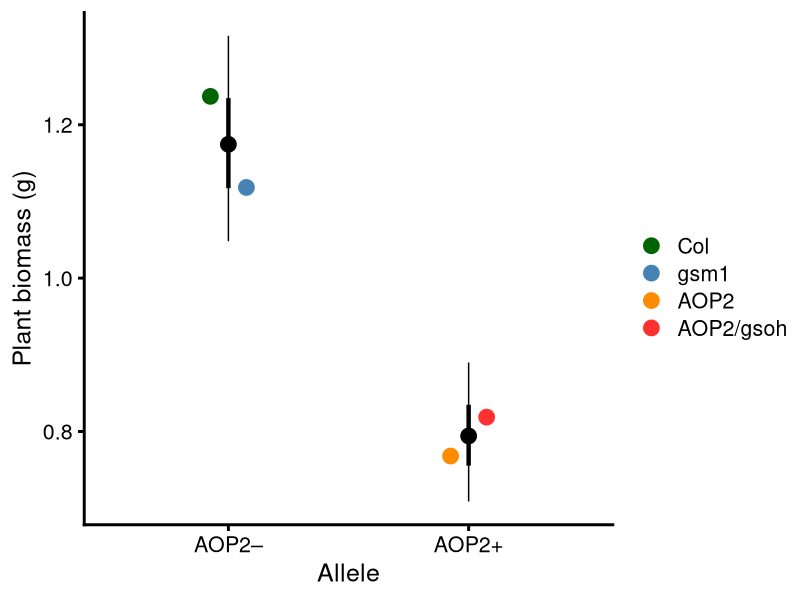
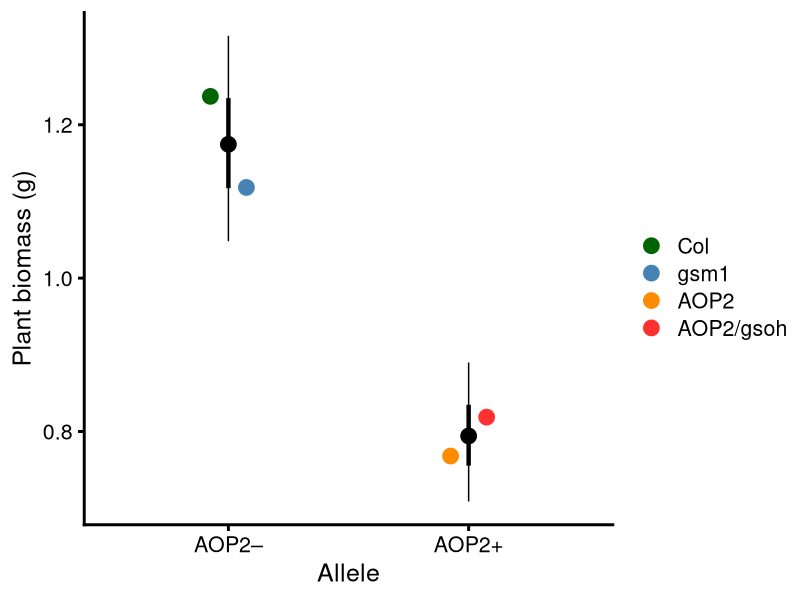

Generate these figures, in order, with R:
## ---- chunk 1
knitr::opts_chunk$set(echo = TRUE, message = FALSE)

# load required libraries
library(tidyverse)
library(kableExtra)
library(cowplot)
library(lme4)
library(lmerTest)
library(broom.mixed)

# set ggplot theme
theme_set(theme_cowplot())
## ---- chunk 2
# load data
ChamberNoInsectsDF <- read_csv("data/PreExperimentNoInsectsPlantBiomass.csv") %>%
  mutate(Cage = as.character(Cage),
         Pot = as.character(Pot))

# conduct analyses at cage level
CageLevelBiomass <- ChamberNoInsectsDF %>%
  # sum biomass across both pots
  group_by(Cage, Temperature, Richness, Composition, Col, gsm1, AOP2, AOP2.gsoh) %>%
  summarise_at(vars(Biomass_g), list(sum)) %>%
  # tidy data
  ungroup() %>%
  select(cage = Cage, temp = Temperature, rich = Richness, com = Composition, Col, gsm1, AOP2, AOP2.gsoh, Biomass_g) %>%
  # adjust temp and rich so effect of +1 C is comparable to +1 genotype
  mutate(temp = ifelse(temp == "20 C", 0, 3),
         rich = rich - 1,
         # define orthogonal constrasts to test for above-average allele effects.
        # aop2_vs_AOP2 must be included first
        aop2_vs_AOP2 = Col + gsm1 - AOP2 - AOP2.gsoh,
        mam1_vs_MAM1 = gsm1 - Col, # aop2_vs_AOP2 must be included in model
        gsoh_vs_GSOH = AOP2.gsoh - AOP2)
## ---- chunk 3
# fit model
log_biomass_lmer <- lmer(log(Biomass_g) ~ temp*(rich + aop2_vs_AOP2 + mam1_vs_MAM1 + gsoh_vs_GSOH) + (1|com/temp), 
                        data = CageLevelBiomass)

# reproduce table S5
anova(log_biomass_lmer, type = "1", ddf = "Kenward-Roger") %>%
  kable(., caption = "Analysis of variance for plant biomass (log transformed) in the absence of insects.", booktabs = T) %>%
  kable_styling(latex_options = c("striped", "hold_position"))
## ---- chunk 4
# calculate 95% confidence intervals, but first remove higher-order statistical interactions
summary(lme4::lmer(log(Biomass_g) ~ temp + rich + aop2_vs_AOP2 + (1|com), data = CageLevelBiomass)) # dropped com:temp, because it was singular, it also doesn't matter for estimating confidence intervals for genetic effect, it would matter if we were trying to estimate temp, which we are only controlling for here.

aop2_CI <- tidy(lmer(log(Biomass_g) ~ -1 + temp + I(AOP2 + AOP2.gsoh) + I(Col + gsm1) + (1|com), 
                     data = CageLevelBiomass), 
                conf.int = T, conf.level = 0.95) %>%
  filter(term %in% c("I(AOP2 + AOP2.gsoh)","I(Col + gsm1)")) %>%
  mutate(allele = c("AOP2","aop2"))
# note that I back transform to original scale for plotting
exp(aop2_CI$estimate[2])

# get the effect of each genotype
mean_geno <- tidy(lmer(log(Biomass_g) ~ -1 + temp + AOP2 + AOP2.gsoh + Col + gsm1 + (1|com), 
                     data = CageLevelBiomass), 
                conf.int = T, conf.level = 0.95) %>%
  filter(term %in% c("AOP2","AOP2.gsoh","Col","gsm1")) %>%
  mutate(allele = c("AOP2","AOP2","aop2","aop2"),
         term = factor(term, levels = c("Col","gsm1","AOP2","AOP2.gsoh"), labels = c("Col","gsm1","AOP2","AOP2/gsoh")))

# plot on original scale
# adding a genotype with an aop2 allele to the population doubles the likelihood of species persistence
plot_AOP2_growth_no_insects <- ggplot(aop2_CI, aes(x = allele, y = exp(estimate))) +
  geom_point(size = 5) +
  geom_point(data = mean_geno, aes(color = term), size = 5, position = position_dodge(width = 0.3)) +
  geom_linerange(aes(ymax = exp(estimate + std.error), ymin = exp(estimate - std.error)), size = 1.5) +
  geom_linerange(aes(ymax = exp(conf.high), ymin = exp(conf.low))) +
  scale_x_discrete(labels = c("AOP2\u2013","AOP2+")) +
  scale_y_continuous("Plant biomass (g)") +
  xlab("Allele") + 
  scale_color_manual(values = c("darkgreen","steelblue","darkorange","firebrick1"), name = "") + 
  theme_cowplot(font_size = 18, line_size = 1)

x11(); plot_AOP2_growth_no_insects

ggsave(plot = plot_AOP2_growth_no_insects, filename = "figures/AOP2-growth-no-insects.pdf", height = 6, width = 8, device=cairo_pdf)
